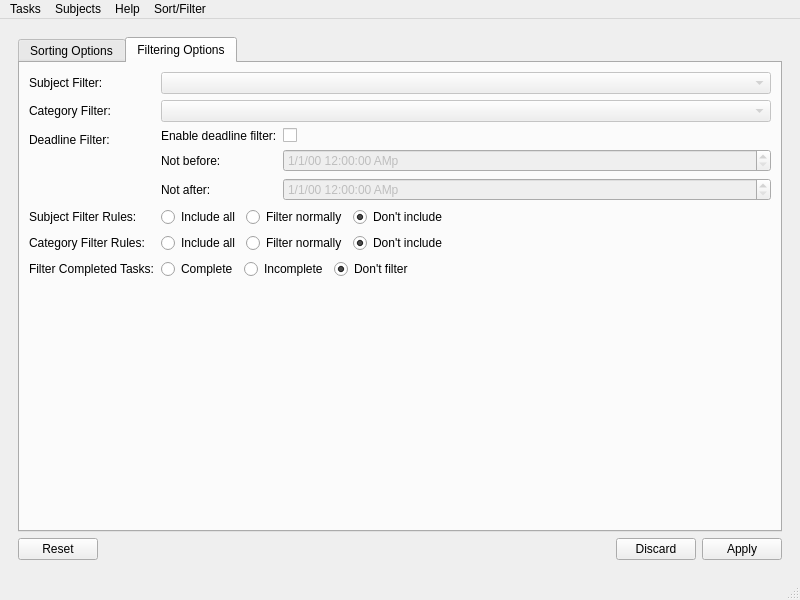
<?xml version="1.0" encoding="UTF-8"?>
<ui version="4.0">
 <class>MainWindow</class>
 <widget class="QMainWindow" name="MainWindow">
  <property name="geometry">
   <rect>
    <x>0</x>
    <y>0</y>
    <width>800</width>
    <height>600</height>
   </rect>
  </property>
  <property name="windowTitle">
   <string>Task To-dos</string>
  </property>
  <widget class="QWidget" name="centralwidget">
   <layout class="QVBoxLayout" name="verticalLayout">
    <item>
     <widget class="QStackedWidget" name="mainStackedWidget">
      <property name="currentIndex">
       <number>1</number>
      </property>
      <widget class="QWidget" name="mainPage">
       <layout class="QVBoxLayout" name="verticalLayout_2">
        <item>
         <widget class="QLabel" name="tasksLabel">
          <property name="font">
           <font>
            <pointsize>12</pointsize>
           </font>
          </property>
          <property name="text">
           <string>Upcoming tasks:</string>
          </property>
         </widget>
        </item>
        <item>
         <widget class="QTableView" name="tasksTableView">
          <property name="selectionMode">
           <enum>QAbstractItemView::SelectionMode::SingleSelection</enum>
          </property>
          <property name="selectionBehavior">
           <enum>QAbstractItemView::SelectionBehavior::SelectRows</enum>
          </property>
          <property name="textElideMode">
           <enum>Qt::TextElideMode::ElideNone</enum>
          </property>
          <property name="gridStyle">
           <enum>Qt::PenStyle::NoPen</enum>
          </property>
         </widget>
        </item>
        <item>
         <widget class="QFrame" name="taskOptionsFrame">
          <property name="frameShape">
           <enum>QFrame::Shape::StyledPanel</enum>
          </property>
          <property name="frameShadow">
           <enum>QFrame::Shadow::Raised</enum>
          </property>
          <layout class="QHBoxLayout" name="horizontalLayout">
           <item>
            <widget class="QPushButton" name="addTaskButton">
             <property name="text">
              <string>Add task</string>
             </property>
             <property name="icon">
              <iconset theme="QIcon::ThemeIcon::ListAdd"/>
             </property>
            </widget>
           </item>
           <item>
            <widget class="QPushButton" name="removeTaskButton">
             <property name="text">
              <string>Remove task</string>
             </property>
             <property name="icon">
              <iconset theme="QIcon::ThemeIcon::ListRemove"/>
             </property>
            </widget>
           </item>
           <item>
            <widget class="QPushButton" name="completeTaskButton">
             <property name="text">
              <string>Mark task completed</string>
             </property>
             <property name="icon">
              <iconset theme="QIcon::ThemeIcon::GoUp"/>
             </property>
            </widget>
           </item>
          </layout>
         </widget>
        </item>
       </layout>
      </widget>
      <widget class="QWidget" name="sortingRulesPage">
       <layout class="QVBoxLayout" name="verticalLayout_3">
        <item>
         <widget class="QTabWidget" name="sortAndFilterTabWidget">
          <property name="currentIndex">
           <number>1</number>
          </property>
          <widget class="QWidget" name="sortingTab">
           <attribute name="title">
            <string>Sorting Options</string>
           </attribute>
           <layout class="QHBoxLayout" name="horizontalLayout_2">
            <item>
             <layout class="QFormLayout" name="sortOptionFormLayout">
              <item row="0" column="0">
               <widget class="QLabel" name="sortingModeLabel">
                <property name="text">
                 <string>Sorting Mode:</string>
                </property>
               </widget>
              </item>
              <item row="0" column="1">
               <widget class="QComboBox" name="sortingModeComboBox">
                <item>
                 <property name="text">
                  <string>Don't sort</string>
                 </property>
                </item>
                <item>
                 <property name="text">
                  <string>Deadline</string>
                 </property>
                </item>
                <item>
                 <property name="text">
                  <string>Alphabetical</string>
                 </property>
                </item>
               </widget>
              </item>
              <item row="1" column="0">
               <widget class="QLabel" name="sortingOptionLabel">
                <property name="text">
                 <string>Sorting Option:</string>
                </property>
               </widget>
              </item>
              <item row="1" column="1">
               <widget class="QComboBox" name="sortingOptionComboBox">
                <property name="enabled">
                 <bool>false</bool>
                </property>
               </widget>
              </item>
             </layout>
            </item>
           </layout>
          </widget>
          <widget class="QWidget" name="filterRules">
           <attribute name="title">
            <string>Filtering Options</string>
           </attribute>
           <layout class="QVBoxLayout" name="verticalLayout_4">
            <item>
             <layout class="QFormLayout" name="filterOptionsFormLayout">
              <item row="0" column="0">
               <widget class="QLabel" name="subjectFilterLabel">
                <property name="text">
                 <string>Subject Filter:</string>
                </property>
               </widget>
              </item>
              <item row="0" column="1">
               <widget class="QComboBox" name="subjectFilterComboBox">
                <property name="enabled">
                 <bool>false</bool>
                </property>
               </widget>
              </item>
              <item row="1" column="0">
               <widget class="QLabel" name="categoryFilterLabel">
                <property name="text">
                 <string>Category Filter:</string>
                </property>
               </widget>
              </item>
              <item row="1" column="1">
               <widget class="QComboBox" name="categoryFilterComboBox">
                <property name="enabled">
                 <bool>false</bool>
                </property>
               </widget>
              </item>
              <item row="2" column="0">
               <widget class="QLabel" name="deadlineFilterLabel">
                <property name="text">
                 <string>Deadline Filter:</string>
                </property>
               </widget>
              </item>
              <item row="2" column="1">
               <widget class="QWidget" name="deadlineFilterWidget" native="true">
                <layout class="QVBoxLayout" name="verticalLayout_5">
                 <property name="leftMargin">
                  <number>0</number>
                 </property>
                 <property name="topMargin">
                  <number>0</number>
                 </property>
                 <property name="rightMargin">
                  <number>0</number>
                 </property>
                 <property name="bottomMargin">
                  <number>0</number>
                 </property>
                 <item>
                  <layout class="QFormLayout" name="formLayout">
                   <item row="1" column="0">
                    <widget class="QLabel" name="notBeforeDeadlineLabel">
                     <property name="text">
                      <string>Not before:</string>
                     </property>
                    </widget>
                   </item>
                   <item row="1" column="1">
                    <widget class="QDateTimeEdit" name="notBeforeDeadlineDateTimeEdit">
                     <property name="enabled">
                      <bool>false</bool>
                     </property>
                     <property name="displayFormat">
                      <string>M/d/yy h:mm:ss Ap</string>
                     </property>
                    </widget>
                   </item>
                   <item row="2" column="0">
                    <widget class="QLabel" name="notAfterDeadlineLabel">
                     <property name="text">
                      <string>Not after:</string>
                     </property>
                    </widget>
                   </item>
                   <item row="2" column="1">
                    <widget class="QDateTimeEdit" name="notAfterDeadlineDateTimeEdit">
                     <property name="enabled">
                      <bool>false</bool>
                     </property>
                     <property name="displayFormat">
                      <string>M/d/yy h:mm:ss Ap</string>
                     </property>
                    </widget>
                   </item>
                   <item row="0" column="0">
                    <widget class="QLabel" name="enableDeadlineFilterLabel">
                     <property name="text">
                      <string>Enable deadline filter:</string>
                     </property>
                    </widget>
                   </item>
                   <item row="0" column="1">
                    <widget class="QCheckBox" name="enableDeadlineFilterCheckBox"/>
                   </item>
                  </layout>
                 </item>
                </layout>
               </widget>
              </item>
              <item row="3" column="0">
               <widget class="QLabel" name="subjectFilterRulesLabel">
                <property name="text">
                 <string>Subject Filter Rules:</string>
                </property>
               </widget>
              </item>
              <item row="3" column="1">
               <widget class="QWidget" name="subjectFilterRulesWidget" native="true">
                <layout class="QHBoxLayout" name="horizontalLayout_4">
                 <property name="leftMargin">
                  <number>0</number>
                 </property>
                 <property name="topMargin">
                  <number>0</number>
                 </property>
                 <property name="rightMargin">
                  <number>0</number>
                 </property>
                 <property name="bottomMargin">
                  <number>0</number>
                 </property>
                 <item>
                  <widget class="QRadioButton" name="subjectFilterIncludeAllRadioButton">
                   <property name="text">
                    <string>Include all</string>
                   </property>
                  </widget>
                 </item>
                 <item>
                  <widget class="QRadioButton" name="subjectFilterRulesFilterNormallyRadioButton">
                   <property name="text">
                    <string>Filter normally</string>
                   </property>
                  </widget>
                 </item>
                 <item>
                  <widget class="QRadioButton" name="subjectFilterRulesDontIncludeRadioButton">
                   <property name="text">
                    <string>Don't include</string>
                   </property>
                   <property name="checked">
                    <bool>true</bool>
                   </property>
                  </widget>
                 </item>
                 <item>
                  <spacer name="horizontalSpacer_2">
                   <property name="orientation">
                    <enum>Qt::Orientation::Horizontal</enum>
                   </property>
                   <property name="sizeHint" stdset="0">
                    <size>
                     <width>40</width>
                     <height>20</height>
                    </size>
                   </property>
                  </spacer>
                 </item>
                </layout>
               </widget>
              </item>
              <item row="4" column="0">
               <widget class="QLabel" name="categoryFilterRulesLabel">
                <property name="text">
                 <string>Category Filter Rules:</string>
                </property>
               </widget>
              </item>
              <item row="4" column="1">
               <widget class="QWidget" name="categoryFilterRulesWidget" native="true">
                <layout class="QHBoxLayout" name="horizontalLayout_5">
                 <property name="leftMargin">
                  <number>0</number>
                 </property>
                 <property name="topMargin">
                  <number>0</number>
                 </property>
                 <property name="rightMargin">
                  <number>0</number>
                 </property>
                 <property name="bottomMargin">
                  <number>0</number>
                 </property>
                 <item>
                  <widget class="QRadioButton" name="categoryFilterRulesIncludeAllRadioButton">
                   <property name="text">
                    <string>Include all</string>
                   </property>
                  </widget>
                 </item>
                 <item>
                  <widget class="QRadioButton" name="categoryFilterRulesFilterNormallyRadioButton">
                   <property name="text">
                    <string>Filter normally</string>
                   </property>
                  </widget>
                 </item>
                 <item>
                  <widget class="QRadioButton" name="categoryFilterRulesDontIncludeRadioButton">
                   <property name="text">
                    <string>Don't include</string>
                   </property>
                   <property name="checked">
                    <bool>true</bool>
                   </property>
                  </widget>
                 </item>
                 <item>
                  <spacer name="horizontalSpacer_3">
                   <property name="orientation">
                    <enum>Qt::Orientation::Horizontal</enum>
                   </property>
                   <property name="sizeHint" stdset="0">
                    <size>
                     <width>40</width>
                     <height>20</height>
                    </size>
                   </property>
                  </spacer>
                 </item>
                </layout>
               </widget>
              </item>
              <item row="5" column="0">
               <widget class="QLabel" name="completedTasksLabel">
                <property name="text">
                 <string>Filter Completed Tasks:</string>
                </property>
               </widget>
              </item>
              <item row="5" column="1">
               <widget class="QWidget" name="completedTasksWidget" native="true">
                <layout class="QHBoxLayout" name="horizontalLayout_3">
                 <property name="leftMargin">
                  <number>0</number>
                 </property>
                 <property name="topMargin">
                  <number>0</number>
                 </property>
                 <property name="rightMargin">
                  <number>0</number>
                 </property>
                 <property name="bottomMargin">
                  <number>0</number>
                 </property>
                 <item>
                  <widget class="QRadioButton" name="filterCompletedTasksCompleteRadioButton">
                   <property name="text">
                    <string>Complete</string>
                   </property>
                  </widget>
                 </item>
                 <item>
                  <widget class="QRadioButton" name="filterCompletedTasksIncompleteRadioButton">
                   <property name="text">
                    <string>Incomplete</string>
                   </property>
                  </widget>
                 </item>
                 <item>
                  <widget class="QRadioButton" name="filterCompletedTasksDontFilterRadioButton">
                   <property name="text">
                    <string>Don't filter</string>
                   </property>
                   <property name="checked">
                    <bool>true</bool>
                   </property>
                  </widget>
                 </item>
                 <item>
                  <spacer name="horizontalSpacer_4">
                   <property name="orientation">
                    <enum>Qt::Orientation::Horizontal</enum>
                   </property>
                   <property name="sizeHint" stdset="0">
                    <size>
                     <width>317</width>
                     <height>20</height>
                    </size>
                   </property>
                  </spacer>
                 </item>
                </layout>
               </widget>
              </item>
             </layout>
            </item>
           </layout>
          </widget>
         </widget>
        </item>
        <item>
         <widget class="QDialogButtonBox" name="sortAndFilterButtonBox">
          <property name="standardButtons">
           <set>QDialogButtonBox::StandardButton::Apply|QDialogButtonBox::StandardButton::Discard|QDialogButtonBox::StandardButton::Reset</set>
          </property>
          <property name="centerButtons">
           <bool>false</bool>
          </property>
         </widget>
        </item>
       </layout>
      </widget>
     </widget>
    </item>
   </layout>
  </widget>
  <widget class="QMenuBar" name="menubar">
   <property name="geometry">
    <rect>
     <x>0</x>
     <y>0</y>
     <width>800</width>
     <height>20</height>
    </rect>
   </property>
   <widget class="QMenu" name="menuDeadlines">
    <property name="title">
     <string>Tasks</string>
    </property>
    <addaction name="actionAdd_task"/>
    <addaction name="actionRemove_task"/>
    <addaction name="actionEdit_task"/>
    <addaction name="actionMark_task_completed"/>
   </widget>
   <widget class="QMenu" name="menuSubject">
    <property name="title">
     <string>Subjects</string>
    </property>
    <addaction name="actionAdd_subject"/>
    <addaction name="actionRemove_subject"/>
   </widget>
   <widget class="QMenu" name="menuHelp">
    <property name="title">
     <string>Help</string>
    </property>
    <addaction name="actionHow_to_use"/>
    <addaction name="actionSource_code"/>
   </widget>
   <widget class="QMenu" name="menuSort_Filter">
    <property name="title">
     <string>Sort/Filter</string>
    </property>
    <addaction name="actionSorting_options"/>
    <addaction name="actionFiltering_options"/>
   </widget>
   <addaction name="menuDeadlines"/>
   <addaction name="menuSubject"/>
   <addaction name="menuHelp"/>
   <addaction name="menuSort_Filter"/>
  </widget>
  <widget class="QStatusBar" name="statusbar"/>
  <action name="actionAdd_task">
   <property name="icon">
    <iconset theme="QIcon::ThemeIcon::ListAdd"/>
   </property>
   <property name="text">
    <string>Add task</string>
   </property>
  </action>
  <action name="actionRemove_task">
   <property name="icon">
    <iconset theme="QIcon::ThemeIcon::ListRemove"/>
   </property>
   <property name="text">
    <string>Remove task</string>
   </property>
  </action>
  <action name="actionAdd_subject">
   <property name="icon">
    <iconset theme="QIcon::ThemeIcon::ListAdd"/>
   </property>
   <property name="text">
    <string>Add subject</string>
   </property>
  </action>
  <action name="actionRemove_subject">
   <property name="icon">
    <iconset theme="QIcon::ThemeIcon::ListRemove"/>
   </property>
   <property name="text">
    <string>Remove subject</string>
   </property>
  </action>
  <action name="actionHow_to_use">
   <property name="icon">
    <iconset theme="QIcon::ThemeIcon::HelpFaq"/>
   </property>
   <property name="text">
    <string>How to use</string>
   </property>
  </action>
  <action name="actionAbout">
   <property name="text">
    <string>About</string>
   </property>
  </action>
  <action name="actionMark_task_completed">
   <property name="icon">
    <iconset theme="QIcon::ThemeIcon::GoUp"/>
   </property>
   <property name="text">
    <string>Mark task completed</string>
   </property>
  </action>
  <action name="actionEdit_task">
   <property name="icon">
    <iconset theme="QIcon::ThemeIcon::DocumentProperties"/>
   </property>
   <property name="text">
    <string>Edit task</string>
   </property>
  </action>
  <action name="actionSource_code">
   <property name="icon">
    <iconset theme="QIcon::ThemeIcon::HelpAbout"/>
   </property>
   <property name="text">
    <string>Source code</string>
   </property>
  </action>
  <action name="actionSorting_options">
   <property name="icon">
    <iconset theme="QIcon::ThemeIcon::DocumentProperties"/>
   </property>
   <property name="text">
    <string>Sorting Options</string>
   </property>
  </action>
  <action name="actionFiltering_options">
   <property name="icon">
    <iconset theme="QIcon::ThemeIcon::EditFind"/>
   </property>
   <property name="text">
    <string>Filtering Options</string>
   </property>
  </action>
 </widget>
 <resources/>
 <connections>
  <connection>
   <sender>enableDeadlineFilterCheckBox</sender>
   <signal>toggled(bool)</signal>
   <receiver>notBeforeDeadlineDateTimeEdit</receiver>
   <slot>setEnabled(bool)</slot>
   <hints>
    <hint type="sourcelabel">
     <x>314</x>
     <y>146</y>
    </hint>
    <hint type="destinationlabel">
     <x>343</x>
     <y>171</y>
    </hint>
   </hints>
  </connection>
  <connection>
   <sender>enableDeadlineFilterCheckBox</sender>
   <signal>toggled(bool)</signal>
   <receiver>notAfterDeadlineDateTimeEdit</receiver>
   <slot>setEnabled(bool)</slot>
   <hints>
    <hint type="sourcelabel">
     <x>318</x>
     <y>144</y>
    </hint>
    <hint type="destinationlabel">
     <x>321</x>
     <y>191</y>
    </hint>
   </hints>
  </connection>
  <connection>
   <sender>subjectFilterRulesDontIncludeRadioButton</sender>
   <signal>toggled(bool)</signal>
   <receiver>subjectFilterComboBox</receiver>
   <slot>setDisabled(bool)</slot>
   <hints>
    <hint type="sourcelabel">
     <x>453</x>
     <y>232</y>
    </hint>
    <hint type="destinationlabel">
     <x>457</x>
     <y>92</y>
    </hint>
   </hints>
  </connection>
  <connection>
   <sender>subjectFilterIncludeAllRadioButton</sender>
   <signal>toggled(bool)</signal>
   <receiver>subjectFilterComboBox</receiver>
   <slot>setDisabled(bool)</slot>
   <hints>
    <hint type="sourcelabel">
     <x>244</x>
     <y>232</y>
    </hint>
    <hint type="destinationlabel">
     <x>228</x>
     <y>78</y>
    </hint>
   </hints>
  </connection>
  <connection>
   <sender>subjectFilterRulesFilterNormallyRadioButton</sender>
   <signal>toggled(bool)</signal>
   <receiver>subjectFilterComboBox</receiver>
   <slot>setEnabled(bool)</slot>
   <hints>
    <hint type="sourcelabel">
     <x>359</x>
     <y>232</y>
    </hint>
    <hint type="destinationlabel">
     <x>385</x>
     <y>84</y>
    </hint>
   </hints>
  </connection>
  <connection>
   <sender>categoryFilterRulesDontIncludeRadioButton</sender>
   <signal>toggled(bool)</signal>
   <receiver>categoryFilterComboBox</receiver>
   <slot>setDisabled(bool)</slot>
   <hints>
    <hint type="sourcelabel">
     <x>388</x>
     <y>250</y>
    </hint>
    <hint type="destinationlabel">
     <x>428</x>
     <y>112</y>
    </hint>
   </hints>
  </connection>
  <connection>
   <sender>categoryFilterRulesIncludeAllRadioButton</sender>
   <signal>toggled(bool)</signal>
   <receiver>categoryFilterComboBox</receiver>
   <slot>setDisabled(bool)</slot>
   <hints>
    <hint type="sourcelabel">
     <x>191</x>
     <y>244</y>
    </hint>
    <hint type="destinationlabel">
     <x>187</x>
     <y>114</y>
    </hint>
   </hints>
  </connection>
  <connection>
   <sender>categoryFilterRulesFilterNormallyRadioButton</sender>
   <signal>toggled(bool)</signal>
   <receiver>categoryFilterComboBox</receiver>
   <slot>setEnabled(bool)</slot>
   <hints>
    <hint type="sourcelabel">
     <x>284</x>
     <y>246</y>
    </hint>
    <hint type="destinationlabel">
     <x>276</x>
     <y>116</y>
    </hint>
   </hints>
  </connection>
 </connections>
</ui>
